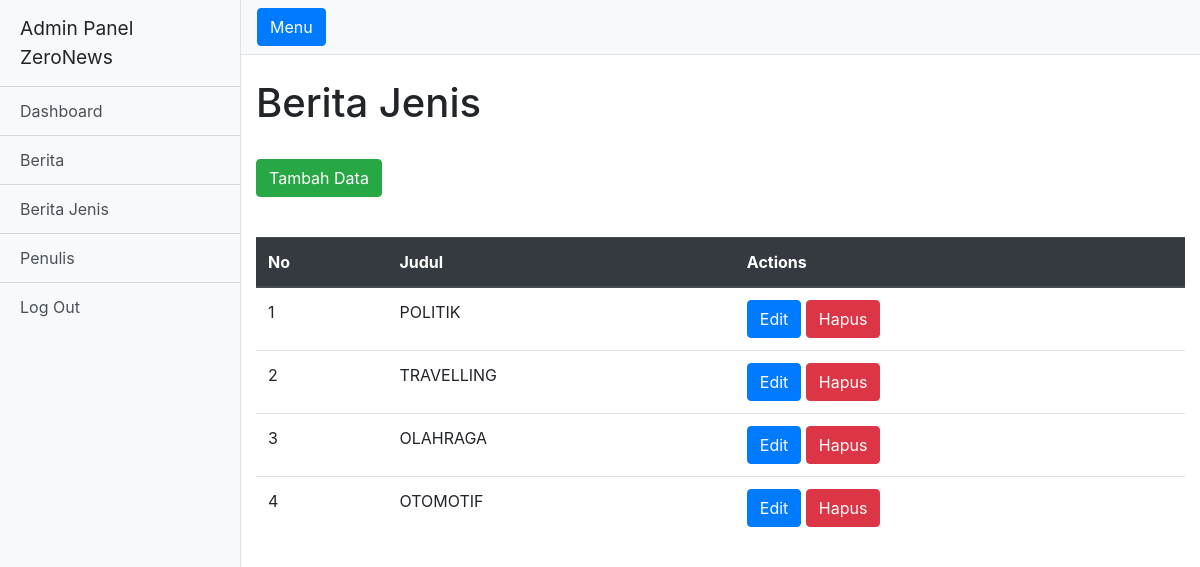
Screenshot of /index.php/beritajenis with the database file from the repository.
### tables this page shows
CREATE TABLE `berita_jenis` (
  `id` int(11) NOT NULL,
  `jenis` varchar(150) NOT NULL
);

### application/controllers/Beritajenis.php (called while the page is built, shortened)
<?php
class Beritajenis extends CI_Controller{
 function __construct(){
    $this->load->model('ModelBeritajenis');
 }
 public function index(){
    $data['beritajenis'] = $this->ModelBeritajenis->tampil_data();
    $this->load->view('admin/v_beritajenis',$data);
 }
}
 ?>

### index.php (called while the page is built, shortened)
<?php
require_once BASEPATH.'core/CodeIgniter.php';

### application/models/ModelBeritajenis.php (called while the page is built, shortened)
<?php if(!defined('BASEPATH')) exit ('No direct script access allowed');
class ModelBeritajenis extends CI_Model {
     public function tampil_data()
     {
        return $this->db->get('berita_jenis')->result();
     }
}

### application/views/admin/v_beritajenis.php (the view, shortened to what this page needs)
<!DOCTYPE html>
<html lang="en">
<head>
		<link rel="stylesheet" href="<?php echo base_url(); ?>assets/bootstrap/css/bootstrap.min.css">
		<link href="<?php echo base_url(); ?>assets/css/simple-sidebar.css" rel="stylesheet">
	</head>
	<body>
	<div class="d-flex" id="wrapper">
<div class="bg-light border-right" id="sidebar-wrapper">
  <div class="sidebar-heading">Admin Panel ZeroNews </div>
  <div class="list-group list-group-flush">
	<a href="<?php echo base_url()?>admin/a_panel" class="list-group-item list-group-item-action bg-light">Dashboard</a>
	<a href="<?php echo base_url()?>berita" class="list-group-item list-group-item-action bg-light">Berita</a>
	<a href="<?php echo base_url()?>beritajenis" class="list-group-item list-group-item-action bg-light">Berita Jenis</a>
	<a href="<?php echo base_url()?>penulis" class="list-group-item list-group-item-action bg-light">Penulis</a>
	<a href="<?php echo base_url(); ?>login/logout" class="list-group-item list-group-item-action bg-light">Log Out</a>
  </div>
</div>
<div id="page-content-wrapper">
  <nav class="navbar navbar-expand-lg navbar-light bg-light border-bottom">
	<button class="btn btn-primary" id="menu-toggle">Menu</button>
  </nav>
  <div class="container-fluid">
	<div class="row">
	  <div class="col-md">
		 <h1 class="mt-4">Berita Jenis</h1>
              <br>
              <a href="<?php echo base_url('beritajenis/tambah')?>">
                <button class="btn btn-success">Tambah Data</button>
             </a>
              <br><br>
              <table class="table">
              <thead class="thead-dark">
                <tr>
                <table class="table">
              <thead class="thead-dark">
                <tr>
                  <th scope="col">No</th>
                  <th scope="col">Judul</th>
                  <th scope="col">Actions</th>
                </tr>
              </thead>
                </tr>
              </thead>
              <tbody>
                <?php
                    $no = 1;
                    foreach($beritajenis as $bj){
                    ?>
                    <tr>
                        <td><?php echo $no++ ?></td>
                        <td><?php echo $bj->jenis ?></td>
                        <td>
                            <a href="<?php echo base_url('beritajenis/edit/'.$bj->id)?>">
                          <button class="btn btn-primary">Edit</button>
                          </a>
                            <a href="<?php echo base_url('beritajenis/hapus/'.$bj->id)?>">
                            <button class="btn btn-danger">Hapus</button>
                          </a>
                        </td>
                    </tr>
                    <?php } ?>
	</table>
		</div>
		</div>
	  </div>
	</div>
  </div>
	</body>
</html>

### assets/css/simple-sidebar.css (style rules this page uses)
body { overflow-x: hidden; }
#sidebar-wrapper { min-height: 100vh; margin-left: -15rem; -webkit-transition: margin .25s ease-out; -moz-transition: margin .25s ease-out; -o-transition: margin .25s ease-out; transition: margin .25s ease-out; }
#sidebar-wrapper .sidebar-heading { padding: 0.875rem 1.25rem; font-size: 1.2rem; }
#sidebar-wrapper .list-group { width: 15rem; }
#page-content-wrapper { min-width: 100vw; }
@media (min-width: 768px) { #sidebar-wrapper { margin-left: 0; } }
@media (min-width: 768px) { #page-content-wrapper { min-width: 0; width: 100%; } }

### rows the page displays
berita_jenis: jenis "POLITIK"
berita_jenis: jenis "TRAVELLING"
berita_jenis: jenis "OLAHRAGA"
berita_jenis: jenis "OTOMOTIF"
